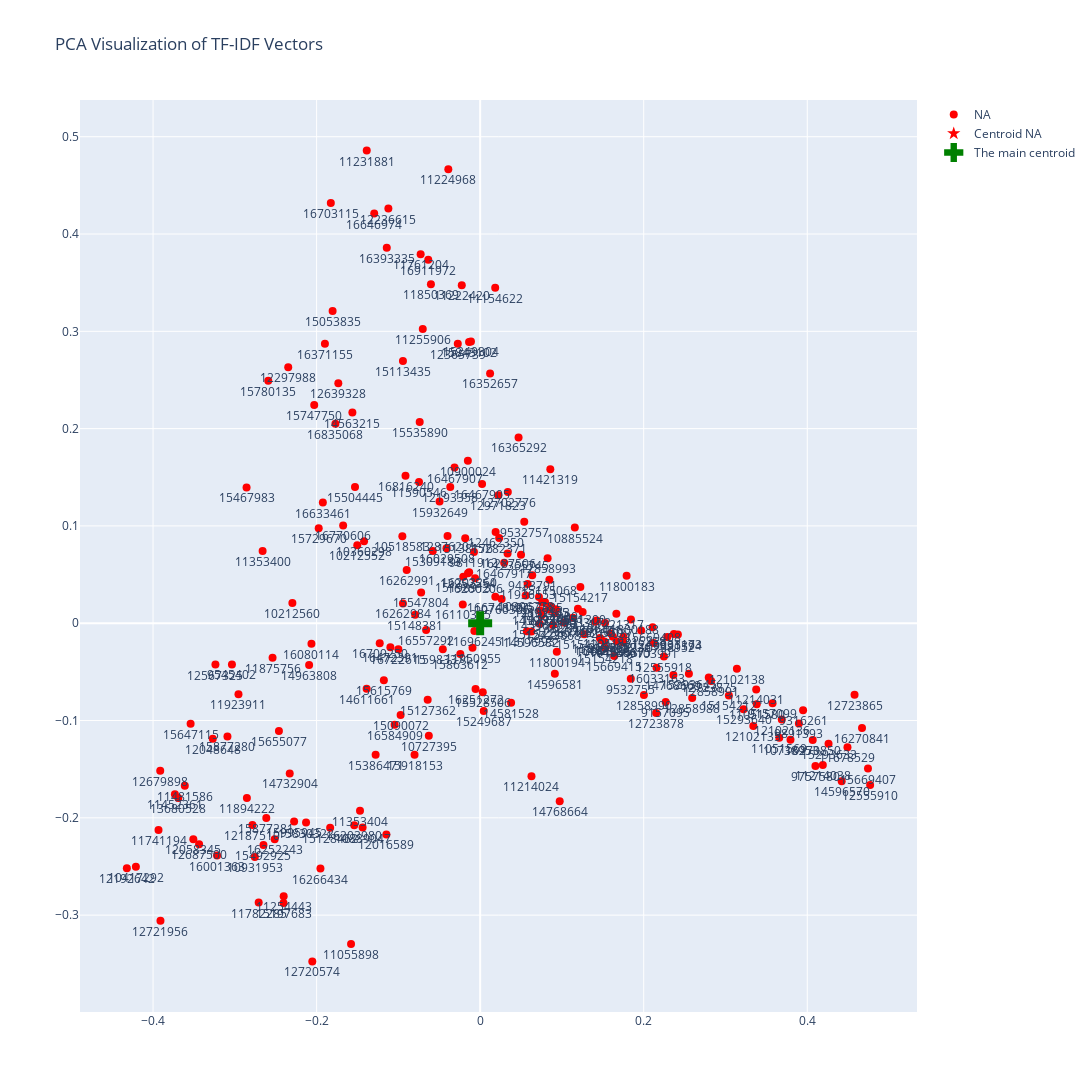

Notebook cell for this chart:
### Code cell
LBD_06_visualization.visualize_tfidf_pca_interactive(ids_list, domains_list, tfidf_matrix, transpose = False)

### Figure 1 — Plotly figure (JSON) as saved in the notebook; plotly's stock layout.template omitted (floating-point values rounded to 4 significant figures; data arrays with more than 128 entries replaced by an {"elided": "..."} marker saying what was removed)
{"data": [{"hovertext": {"elided": "214 str values"}, "marker": {"color": "red", "size": 8}, "mode": "markers+text", "name": "NA", "text": {"elided": "214 str values"}, "textposition": "bottom center", "type": "scatter", "x": {"elided": "214 float values"}, "y": {"elided": "214 float values"}}, {"hovertext": "Centroid of NA", "marker": {"color": "red", "size": 10, "symbol": "star"}, "mode": "markers", "name": "Centroid NA", "type": "scatter", "x": [-8.301e-18], "y": [2.075e-17]}, {"hovertext": ["The main centroid"], "marker": {"color": "green", "size": 20, "symbol": "cross"}, "mode": "markers", "name": "The main centroid", "type": "scatter", "x": [-2.698e-17], "y": [1.582e-17]}], "layout": {"height": 1100, "hovermode": "closest", "showlegend": true, "title": {"text": "PCA Visualization of TF-IDF Vectors"}, "width": 1100}}
